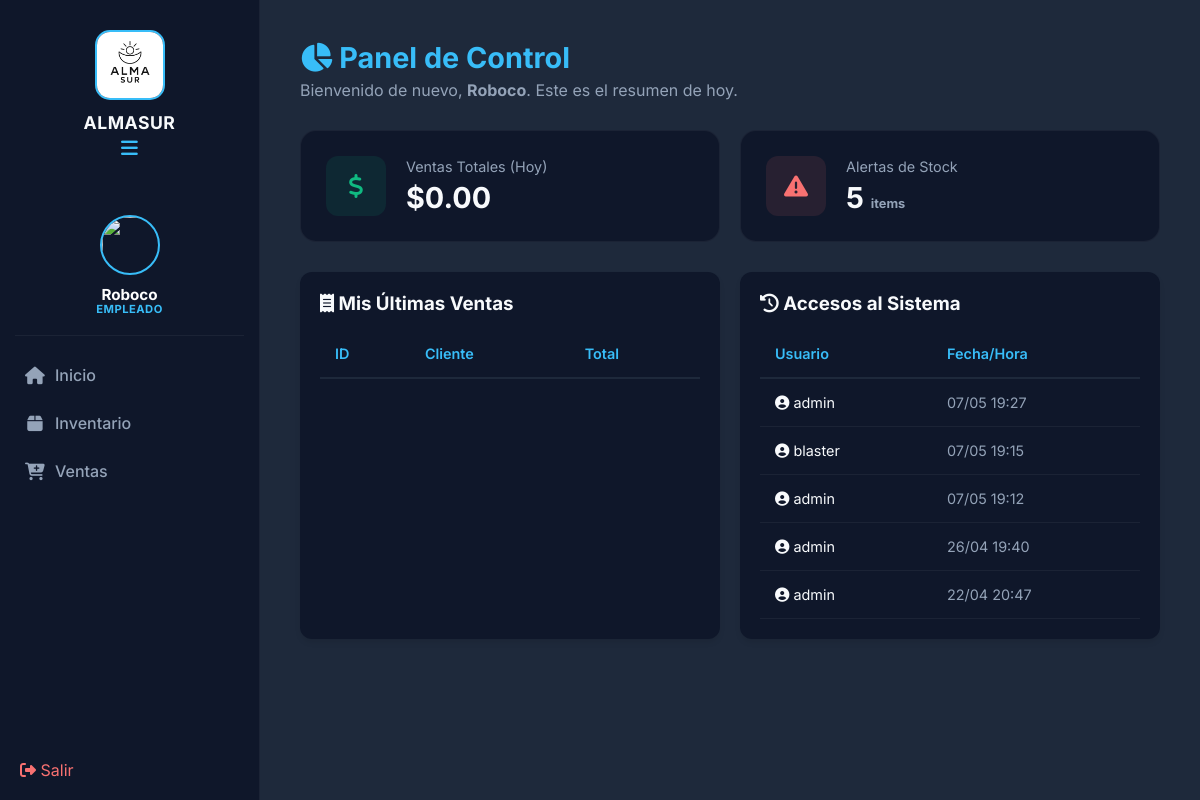
The app's page /Gestion_ventas/menu.php (signed in) with its own data.
### tables this page shows
CREATE TABLE `usuarios` (
  `id` int(11) NOT NULL,
  `nombre` varchar(100) NOT NULL,
  `usuario` varchar(50) NOT NULL,
  `email` varchar(100) NOT NULL,
  `password` varchar(255) NOT NULL,
  `rol` enum('Administrador','Empleado') DEFAULT 'Empleado',
  `nombre_negocio` varchar(100) DEFAULT 'Almasur',
  `foto_perfil` varchar(255) DEFAULT 'uploads/jairo.png',
  `direccion` text DEFAULT 'Piritu',
  `telefono` varchar(20) DEFAULT '04245556364',
  `codigo_recuperacion` varchar(6) DEFAULT NULL,
  `codigo_verificacion` varchar(10) DEFAULT NULL,
  `codigo_expira` datetime DEFAULT NULL,
  `creado_en` timestamp NOT NULL DEFAULT current_timestamp()
);

CREATE TABLE `logs_acceso` (
  `id` int(11) NOT NULL,
  `id_usuario` int(11) DEFAULT NULL,
  `fecha_hora` datetime DEFAULT current_timestamp()
);

### Gestion_ventas/menu.php (the view, shortened to what this page needs)
<?php
include 'includes/header.php';
include 'includes/sidebar.php';
$id_u = $_SESSION['usuario_id'];
$user_data = $conn->query("SELECT * FROM usuarios WHERE id = $id_u")->fetch_assoc();
$hoy = date('Y-m-d');
$ventas_hoy = $conn->query("SELECT SUM(total) as total FROM ventas WHERE fecha = '$hoy'")->fetch_assoc();
$prod_bajos = $conn->query("SELECT COUNT(*) as cuenta FROM productos WHERE stock <= 5")->fetch_assoc();
$logs_acceso = $conn->query("SELECT l.*, u.usuario
                             FROM logs_acceso l
                             JOIN usuarios u ON l.id_usuario = u.id
                             ORDER BY l.fecha_hora DESC LIMIT 5");
?>
<main class="main-content">
    <div class="header-pagina">
        <h1><i class="fa-solid fa-chart-pie"></i> Panel de Control</h1>
        <p>Bienvenido de nuevo, <strong><?php echo $user_data['nombre']; ?></strong>. Este es el resumen de hoy.</p>
    </div>
    <div class="dashboard-grid">
        <div class="card-stats">
            <div class="stat-icon" style="background: rgba(16, 185, 129, 0.1); color: #10b981;">
                <i class="fa-solid fa-dollar-sign"></i>
            </div>
            <div class="stat-data">
                <span class="stat-title">Ventas Totales (Hoy)</span>
                <h2 class="stat-value">$<?php echo number_format($ventas_hoy['total'] ?? 0, 2); ?></h2>
            </div>
        </div>
        <div class="card-stats">
            <div class="stat-icon" style="background: rgba(248, 113, 113, 0.1); color: #f87171;">
                <i class="fa-solid fa-triangle-exclamation"></i>
            </div>
            <div class="stat-data">
                <span class="stat-title">Alertas de Stock</span>
                <h2 class="stat-value"><?php echo $prod_bajos['cuenta']; ?> <small>items</small></h2>
            </div>
        </div>
    </div>
    <div style="display: grid; grid-template-columns: 1fr 1fr; gap: 20px; margin-top: 30px;">
        <div class="card-moderna">
            <h3><i class="fa-solid fa-receipt"></i> Mis Últimas Ventas</h3>
            <table class="tabla-moderna" style="font-size: 0.9rem; margin-top: 15px;">
                <thead>
                    <tr>
                        <th>ID</th>
                        <th>Cliente</th>
                        <th>Total</th>
                    </tr>
                </thead>
            </table>
        </div>
        <div class="card-moderna">
            <h3><i class="fa-solid fa-clock-rotate-left"></i> Accesos al Sistema</h3>
            <table class="tabla-moderna" style="font-size: 0.9rem; margin-top: 15px;">
                <thead>
                    <tr>
                        <th>Usuario</th>
                        <th>Fecha/Hora</th>
                    </tr>
                </thead>
                <tbody>
                    <?php if($logs_acceso): while($l = $logs_acceso->fetch_assoc()): ?>
                    <tr>
                        <td><i class="fa-solid fa-user-circle"></i> <?php echo $l['usuario']; ?></td>
                        <td style="color: #94a3b8;"><?php echo date('d/m H:i', strtotime($l['fecha_hora'])); ?></td>
                    </tr>
                    <?php endwhile; endif; ?>
                </tbody>
            </table>
        </div>
    </div>
</main>

### Gestion_ventas/css/style_maestro.css (style rules this page uses)
:root { --sidebar-bg: #0f172a; --main-bg: #1e293b; --accent: #38bdf8; --accent-hover: #0ea5e9; --text-main: #f8fafc; --text-dim: #94a3b8; --sidebar-width: 260px; --transition: all 0.3s ease; }
* { box-sizing: border-box; margin: 0; padding: 0; }
body { font-family: 'Inter', sans-serif; background-color: var(--main-bg); color: var(--text-main); display: flex; min-height: 100vh; }
.main-content { margin-left: var(--sidebar-width); padding: 40px; flex-grow: 1; width: calc(100% - var(--sidebar-width)); }
.header-pagina { margin-bottom: 30px; }
.header-pagina h1 { font-size: 1.8rem; color: var(--accent); margin-bottom: 5px; }
.header-pagina p { color: var(--text-dim); }
.dashboard-grid { display: grid; grid-template-columns: repeat(auto-fit, minmax(280px, 1fr)); gap: 20px; margin-top: 20px; }
.card-stats { background: var(--sidebar-bg); padding: 25px; border-radius: 16px; display: flex; align-items: center; border: 1px solid rgba(255,255,255,0.05); transition: var(--transition); }
.stat-icon { width: 60px; height: 60px; border-radius: 12px; display: flex; align-items: center; justify-content: center; font-size: 1.5rem; margin-right: 20px; }
.stat-title { color: var(--text-dim); font-size: 0.9rem; display: block; margin-bottom: 5px; }
.stat-value { font-size: 1.8rem; font-weight: 700; color: var(--text-main); }
.stat-value small { font-size: 0.8rem; color: var(--text-dim); }
.tabla-moderna { width: 100%; border-collapse: collapse; color: var(--text-main); text-align: left; }
.tabla-moderna th { padding: 15px; border-bottom: 2px solid var(--main-bg); color: var(--accent); font-weight: 600; }
.tabla-moderna td { padding: 15px; border-bottom: 1px solid rgba(255,255,255,0.05); }
.card-moderna { background: #0f172a; padding: 20px; border-radius: 12px; box-shadow: 0 4px 6px -1px rgba(0, 0, 0, 0.1); }
.main-content { transition: margin-left 0.3s ease; }

### Gestion_ventas/includes/sidebar.php (style rules this page uses)
.main-content { transition: margin-left 0.3s ease; }

### records on screen
usuarios: nombre "Roboco"
logs_acceso: id_usuario.usuario "admin", fecha_hora "07/05 19:27"
logs_acceso: id_usuario.usuario "blaster", fecha_hora "07/05 19:15"
logs_acceso: id_usuario.usuario "admin", fecha_hora "07/05 19:12"
logs_acceso: id_usuario.usuario "admin", fecha_hora "26/04 19:40"
logs_acceso: id_usuario.usuario "admin", fecha_hora "22/04 20:47"

### other values on screen
$_SESSION['nombre'] "Roboco"
$rol_usuario "EMPLEADO"
$ventas_hoy['total'] "0.00"
$prod_bajos['cuenta'] "5"
